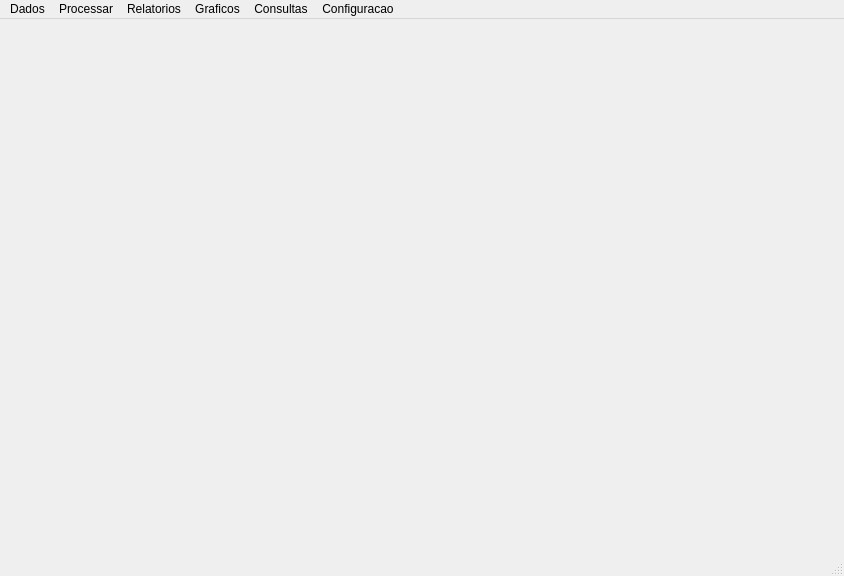
<?xml version="1.0" encoding="UTF-8"?>
<ui version="4.0">
 <class>MainWindow</class>
 <widget class="QMainWindow" name="MainWindow">
  <property name="windowModality">
   <enum>Qt::NonModal</enum>
  </property>
  <property name="geometry">
   <rect>
    <x>0</x>
    <y>0</y>
    <width>844</width>
    <height>576</height>
   </rect>
  </property>
  <property name="sizePolicy">
   <sizepolicy hsizetype="Preferred" vsizetype="Preferred">
    <horstretch>0</horstretch>
    <verstretch>0</verstretch>
   </sizepolicy>
  </property>
  <property name="baseSize">
   <size>
    <width>1260</width>
    <height>1280</height>
   </size>
  </property>
  <property name="windowTitle">
   <string>Pescar 2.0</string>
  </property>
  <property name="styleSheet">
   <string notr="true">.QPushButton {
border-radius: 12px;
border-style: solid;
border-width: 1px;
border-color: black
}
.QPushButton:pressed { background-color: orange; 
border-radius: 12px;
border-style: solid;
border-width: 1px;
border-color: black
}


</string>
  </property>
  <property name="dockOptions">
   <set>QMainWindow::AllowTabbedDocks|QMainWindow::AnimatedDocks</set>
  </property>
  <widget class="QWidget" name="centralwidget"/>
  <widget class="QMenuBar" name="menubar">
   <property name="geometry">
    <rect>
     <x>0</x>
     <y>0</y>
     <width>844</width>
     <height>22</height>
    </rect>
   </property>
   <property name="defaultUp">
    <bool>false</bool>
   </property>
   <property name="nativeMenuBar">
    <bool>true</bool>
   </property>
   <widget class="QMenu" name="menuDados">
    <property name="title">
     <string>Dados</string>
    </property>
    <widget class="QMenu" name="menuExportar_Informacao">
     <property name="title">
      <string>Exportar Informacao</string>
     </property>
     <addaction name="actionSaidas"/>
     <addaction name="actionArtes"/>
     <addaction name="actionUndiades"/>
     <addaction name="actionLances"/>
     <addaction name="actionCategorias"/>
     <addaction name="actionEspecies_2"/>
     <addaction name="actionComprimentos"/>
     <addaction name="actionComercializacao"/>
    </widget>
    <addaction name="actionFicha_de_Recolha_de_Dados"/>
    <addaction name="actionAdicionar_Composicao_Especifica"/>
    <addaction name="separator"/>
    <addaction name="actionTabelas_de_Referencia"/>
    <addaction name="actionTabelas_Relacionais"/>
    <addaction name="separator"/>
    <addaction name="menuExportar_Informacao"/>
    <addaction name="actionImportar_Informacao"/>
    <addaction name="actionReparar_Compactar_Base_de_Dados"/>
    <addaction name="actionBackup_da_Base_de_Dados"/>
    <addaction name="separator"/>
    <addaction name="actionSair"/>
   </widget>
   <widget class="QMenu" name="menuProcessar">
    <property name="title">
     <string>Processar</string>
    </property>
    <addaction name="actionValidadr_Informacao"/>
    <addaction name="separator"/>
    <addaction name="actionCalculo_das_Estimativas"/>
   </widget>
   <widget class="QMenu" name="menuRelatorios">
    <property name="title">
     <string>Relatorios</string>
    </property>
   </widget>
   <widget class="QMenu" name="menuGraficos">
    <property name="title">
     <string>Graficos</string>
    </property>
   </widget>
   <widget class="QMenu" name="menuConsultas">
    <property name="title">
     <string>Consultas</string>
    </property>
    <addaction name="actionSaidas_Por_Centro_de_Pesca"/>
   </widget>
   <widget class="QMenu" name="menuConfiguracao">
    <property name="title">
     <string>Configuracao</string>
    </property>
    <widget class="QMenu" name="menuRegras">
     <property name="title">
      <string>Regras</string>
     </property>
     <addaction name="actionRegistar"/>
     <addaction name="actionEditar"/>
    </widget>
    <addaction name="menuRegras"/>
   </widget>
   <addaction name="menuDados"/>
   <addaction name="menuProcessar"/>
   <addaction name="menuRelatorios"/>
   <addaction name="menuGraficos"/>
   <addaction name="menuConsultas"/>
   <addaction name="menuConfiguracao"/>
  </widget>
  <widget class="QStatusBar" name="statusbar"/>
  <action name="actionAdicionar_Composicao_Especifica">
   <property name="text">
    <string>Adicionar Composicao Especifica</string>
   </property>
  </action>
  <action name="actionImportar_Informacao">
   <property name="text">
    <string>Importar Informacao</string>
   </property>
  </action>
  <action name="actionReparar_Compactar_Base_de_Dados">
   <property name="text">
    <string>Reparar/Compactar Base de Dados</string>
   </property>
  </action>
  <action name="actionBackup_da_Base_de_Dados">
   <property name="text">
    <string>Backup da Base de Dados</string>
   </property>
  </action>
  <action name="actionSair">
   <property name="text">
    <string>Sair</string>
   </property>
  </action>
  <action name="actionProvincias">
   <property name="text">
    <string>Provincias</string>
   </property>
  </action>
  <action name="actionDistritos">
   <property name="text">
    <string>Distritos</string>
   </property>
  </action>
  <action name="actionEstratos">
   <property name="text">
    <string>Estratos</string>
   </property>
  </action>
  <action name="actioncentros_de_Pesca">
   <property name="text">
    <string>Centros de Pesca</string>
   </property>
  </action>
  <action name="actionTipos_de_Centros">
   <property name="text">
    <string>Tipos de Centros</string>
   </property>
  </action>
  <action name="actionLocais_de_Pesca">
   <property name="text">
    <string>Locais de Pesca</string>
   </property>
  </action>
  <action name="actionCategorias_da_Captura">
   <property name="text">
    <string>Categorias da Captura</string>
   </property>
  </action>
  <action name="actionEspecies">
   <property name="text">
    <string>Especies</string>
   </property>
  </action>
  <action name="actionHabitat">
   <property name="text">
    <string>Habitat</string>
   </property>
  </action>
  <action name="actionGrupos_de_Gestao">
   <property name="text">
    <string>Grupos de Gestao</string>
   </property>
  </action>
  <action name="actionTipo_de_Unidade_de_Pesca">
   <property name="text">
    <string>Tipo de Unidade de Pesca</string>
   </property>
  </action>
  <action name="actionArtes_de_Pesca">
   <property name="text">
    <string>Artes de Pesca</string>
   </property>
  </action>
  <action name="actionDias_da_Semana">
   <property name="text">
    <string>Dias da Semana</string>
   </property>
  </action>
  <action name="actionTipo_de_Dia">
   <property name="text">
    <string>Tipo de Dia</string>
   </property>
  </action>
  <action name="actionPeriodos_do_Dia">
   <property name="text">
    <string>Periodos do Dia</string>
   </property>
  </action>
  <action name="actionTipo_de_Periodo">
   <property name="text">
    <string>Tipo de Periodo</string>
   </property>
  </action>
  <action name="actionUnidades_de_Comercializacao">
   <property name="text">
    <string>Unidades de Comercializacao</string>
   </property>
  </action>
  <action name="actionFactores_Ambientais">
   <property name="text">
    <string>Factores  Ambientais</string>
   </property>
  </action>
  <action name="actionFacores_Socio_Economicos">
   <property name="text">
    <string>Facores Socio-Economicos</string>
   </property>
  </action>
  <action name="actionDirecao_do_Vento">
   <property name="text">
    <string>Direcao do Vento</string>
   </property>
  </action>
  <action name="actionForca_do_Vento">
   <property name="text">
    <string>Forca do Vento</string>
   </property>
  </action>
  <action name="actionEstado_da_Mate">
   <property name="text">
    <string>Estado da Mare</string>
   </property>
  </action>
  <action name="actionTipo_de_Mare">
   <property name="text">
    <string>Tipo de Mare</string>
   </property>
  </action>
  <action name="actionNebulosidade">
   <property name="text">
    <string>Nebulosidade</string>
   </property>
  </action>
  <action name="actionFases_da_Lua">
   <property name="text">
    <string>Fases da Lua</string>
   </property>
  </action>
  <action name="actionRegistadores">
   <property name="text">
    <string>Registadores</string>
   </property>
  </action>
  <action name="actionSexo">
   <property name="text">
    <string>Sexo</string>
   </property>
  </action>
  <action name="actionTipo_de_Pesca">
   <property name="text">
    <string>Tipo de Pesca</string>
   </property>
  </action>
  <action name="actionTipo_de_Grupo_da_Especie">
   <property name="text">
    <string>Tipo de Grupo da Especie</string>
   </property>
  </action>
  <action name="actionGrupo_da_Especie">
   <property name="text">
    <string>Grupo da Especie</string>
   </property>
  </action>
  <action name="actionSaidas">
   <property name="text">
    <string>Saidas</string>
   </property>
  </action>
  <action name="actionArtes">
   <property name="text">
    <string>Artes</string>
   </property>
  </action>
  <action name="actionUndiades">
   <property name="text">
    <string>Undiades </string>
   </property>
  </action>
  <action name="actionLances">
   <property name="text">
    <string>Lances</string>
   </property>
  </action>
  <action name="actionCategorias">
   <property name="text">
    <string>Categorias</string>
   </property>
  </action>
  <action name="actionEspecies_2">
   <property name="text">
    <string>Especies</string>
   </property>
  </action>
  <action name="actionComprimentos">
   <property name="text">
    <string>Comprimentos</string>
   </property>
  </action>
  <action name="actionComercializacao">
   <property name="text">
    <string>Comercializacao</string>
   </property>
  </action>
  <action name="actionValidadr_Informacao">
   <property name="text">
    <string>Validadr Informacao</string>
   </property>
  </action>
  <action name="actionCalculo_das_Estimativas">
   <property name="text">
    <string>Calculo das Estimativas</string>
   </property>
  </action>
  <action name="actionSaidas_Por_Centro_de_Pesca">
   <property name="text">
    <string>Saidas Por Centro de Pesca</string>
   </property>
  </action>
  <action name="actiontTipoBarco">
   <property name="text">
    <string>Tipo de Barco</string>
   </property>
  </action>
  <action name="actionUniEsforco">
   <property name="text">
    <string>Unitfade de Esforco</string>
   </property>
  </action>
  <action name="actionUniTrabalho">
   <property name="text">
    <string>Unidade de Trabalho</string>
   </property>
  </action>
  <action name="actionCentros_to_Tipos_de_Centros">
   <property name="text">
    <string>Centros to Tipos de Centros</string>
   </property>
  </action>
  <action name="actionCentros_to_Estratos">
   <property name="text">
    <string>Centros to Estratos</string>
   </property>
  </action>
  <action name="actionEspecies_to_Categorias">
   <property name="text">
    <string>Especies to Categorias</string>
   </property>
  </action>
  <action name="actionEspecies_to_Grupo_de_Especies">
   <property name="text">
    <string>Especies to Grupo de Especies</string>
   </property>
  </action>
  <action name="actionEspeceis_to_Habitat">
   <property name="text">
    <string>Especeis to Habitat</string>
   </property>
  </action>
  <action name="actionEspecies_to_Distritos">
   <property name="text">
    <string>Especies to Distritos</string>
   </property>
  </action>
  <action name="actionEspecies_to_Nome_Local_to_Centros">
   <property name="text">
    <string>Especies to Nome Local to Centros</string>
   </property>
  </action>
  <action name="actionTabela_De_Codificadores">
   <property name="text">
    <string>Tabela De Codificadores</string>
   </property>
  </action>
  <action name="actionArtes_de_Pesca_2">
   <property name="text">
    <string>Artes de Pesca</string>
   </property>
  </action>
  <action name="actionCodificadores">
   <property name="text">
    <string>Codificadores</string>
   </property>
  </action>
  <action name="actionEspecies_3">
   <property name="text">
    <string>Especies</string>
   </property>
  </action>
  <action name="actionNivel">
   <property name="text">
    <string>Nivel</string>
   </property>
  </action>
  <action name="actionTipo_de_Local">
   <property name="text">
    <string>Tipo de Local</string>
   </property>
  </action>
  <action name="actionDias_da_Semana_2">
   <property name="text">
    <string>Dias da Semana</string>
   </property>
  </action>
  <action name="actionGeometric">
   <property name="text">
    <string>Geometric</string>
   </property>
  </action>
  <action name="actionSaidas_2">
   <property name="text">
    <string>Saidas</string>
   </property>
  </action>
  <action name="actionSaidas_Observacoes">
   <property name="text">
    <string>Saidas Observacoes</string>
   </property>
  </action>
  <action name="actionArtes_Amostradas">
   <property name="text">
    <string>Artes Amostradas</string>
   </property>
  </action>
  <action name="actionUnidade_de_Pesca">
   <property name="text">
    <string>Unidade de Pesca</string>
   </property>
  </action>
  <action name="actionViagem_de_Pesca">
   <property name="text">
    <string>Viagem de Pesca</string>
   </property>
  </action>
  <action name="actionLances_de_pesca">
   <property name="text">
    <string>Lances de pesca</string>
   </property>
  </action>
  <action name="actionCategoria_Comercial">
   <property name="text">
    <string>Categoria Comercial</string>
   </property>
  </action>
  <action name="actionAmostra_de_Especie">
   <property name="text">
    <string>Amostra de Especie</string>
   </property>
  </action>
  <action name="actionAmostra_de_Sexo">
   <property name="text">
    <string>Amostra de Sexo</string>
   </property>
  </action>
  <action name="actionFicha_de_Recolha_de_Dados">
   <property name="text">
    <string>Ficha de Recolha de Dados</string>
   </property>
  </action>
  <action name="actionTabelas_de_Referencia">
   <property name="text">
    <string>Tabelas de Referencia</string>
   </property>
  </action>
  <action name="actionTabelas_de_Referencia_2">
   <property name="text">
    <string>Tabelas de Referencia</string>
   </property>
  </action>
  <action name="actionTabelas_Relacionais">
   <property name="text">
    <string>Tabelas Relacionais</string>
   </property>
  </action>
  <action name="actionAtribuir_Regras">
   <property name="text">
    <string>Atribuir Regras</string>
   </property>
  </action>
  <action name="actionRegistar">
   <property name="text">
    <string>Registar</string>
   </property>
  </action>
  <action name="actionEditar">
   <property name="text">
    <string>Editar </string>
   </property>
  </action>
 </widget>
 <resources>
  <include location="images.qrc"/>
 </resources>
 <connections/>
</ui>
